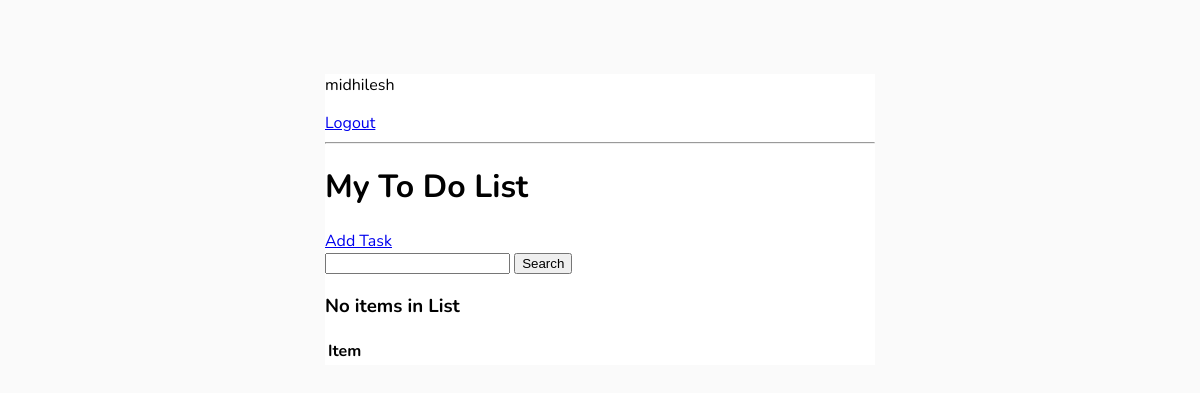
Page / (signed in) on the earlier database version.
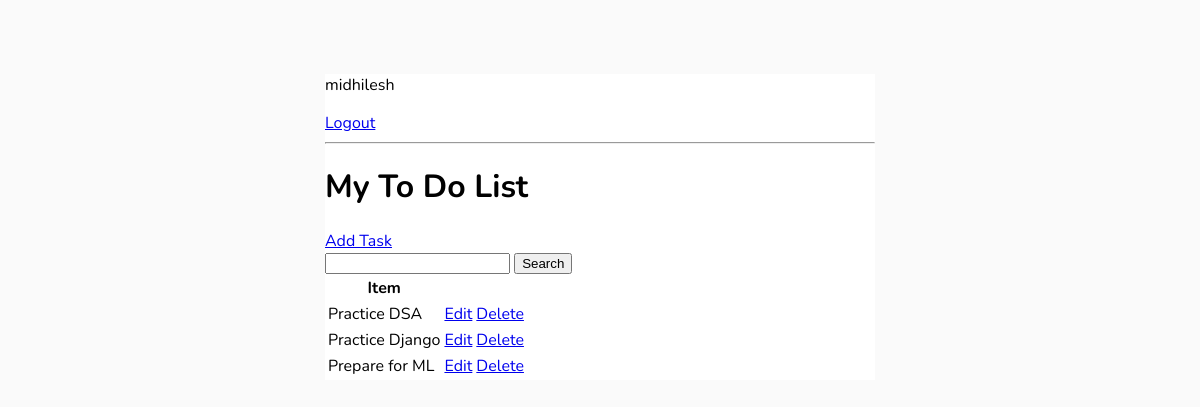
Same page on the later database version.
### base/models.py (models this page shows, shortened)
class Task(models.Model):
    user = models.ForeignKey(User,on_delete=models.CASCADE,null=True,blank=True)
    title = models.CharField(max_length=200,blank=True,null=True)
    description = models.TextField(null=True,blank=True)
    complete = models.BooleanField(default=False)
    create = models.DateTimeField(auto_now_add=True)
    class Meta:
        ordering = ['complete']

### base/views.py (the view)
# urls.py: path('',Tasklist.as_view(),name='tasks'),
class Tasklist(LoginRequiredMixin,ListView):
    model = Task
    context_object_name  = 'tasks'
    def get_context_data(self, **kwargs):
        context = super().get_context_data(**kwargs)
        context['tasks'] = context['tasks'].filter(user = self.request.user)
        context['count'] = context['tasks'].filter(complete = False).count()
        search_input = self.request.GET.get('search-area') or ''
        if search_input:
            context['tasks'] = context['tasks'].filter(title__startswith=search_input)
        context['search_input'] = search_input
        return context

### base/templates/base/task_list.html
{% extends "base/main.html" %}
{% block content %}
{% if request.user.is_authenticated %}
<p>{{request.user}}</p>
<a href="{% url 'logout' %}">Logout</a>
{% else %}
<a href="{% url 'login' %}">Login</a>
{% endif %}
<hr>
<h1>My To Do List</h1>
<a href="{% url 'task-create' %}">Add Task</a>
<form action="" method="get">
    <input type="text" name='search-area' value={{search_input}}>
    <input type="submit" value="Search">
</form>
<table>
    <tr>
        <th>Item</th>
        <th></th>
        <th></th>
    </tr>
    {% for task in tasks %}
    <tr>
        <td>{{task.title}}</td>
        <td><a href="{% url 'task-update' task.id %}">Edit</a></td>
        <td><a href="{% url 'task-delete' task.id %}">Delete</a></td>
    </tr>
    {% empty %}
    <h3>No items in List</h3>
    {% endfor %}
</table>
{% endblock content %}

Differences in the rows shown:
added Task: title "Practice DSA"
added Task: title "Practice Django"
added Task: title "Prepare for ML"
Other differences:
text no longer shown: "No items in List"
